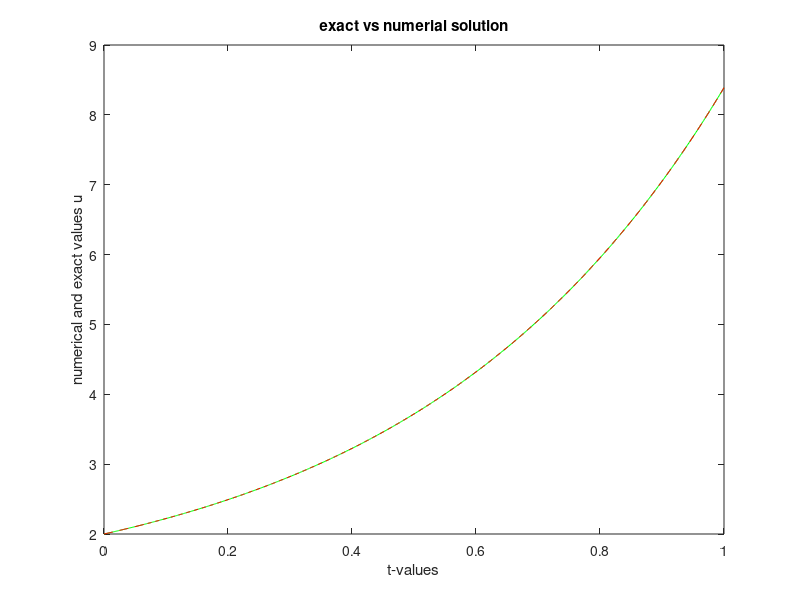

Reproduce this figure in MATLAB.
%%%%%%%%%%%%%%%%%%%%%%%%%%%%%%%%%%%%%%%%%%%%%%%%%%%%%%%%%%%%%%%%%%%%%%%%%%%
% Numerical Solution of a Nonlinear Initial Value Problem
% using the Two-Step Numerov Method
%
% Numerical Method:
%     Two-Step Numerov Multistep Method
%
% Problem Type:
%     Nonlinear Initial Value Problem (IVP)
%
% Language:
%     MATLAB
%
% Developed as part of the coursework for
% Numerical Methods for Ordinary Differential Equations
% M.Sc. Applied Mathematics
% South Asian University
%
% Author: Kshitij Bahukhandi
%%%%%%%%%%%%%%%%%%%%%%%%%%%%%%%%%%%%%%%%%%%%%%%%%%%%%%%%%%%%%%%%%%%%%%%%%%%
 
 clear all;
 N=10;
 for I=1:7
    H=1.0/N;
    H0=H*H/12;
    disp('num sol of non linear ivp using 2-step numerov method');
    disp(' ');
    fprintf('N=%4.2f,\n',N);
    disp(' ')
 %formation of nodal points
 for L=1:N+1
        T(L)=(L-1)*H;
 end
 %exact solition of rhs function
 for L=1:N+1
        EU(L)=1+exp(2*T(L));
        F(L)=2*exp(2*T(L))-1-exp(4*T(L));
 end
 %initial conditions
    U(1)=EU(1);
    U(2)=EU(2);
    NU(1)=EU(1);
    NU(2)=EU(2);
    tic
 %solution at advanced time point
 for L=2:N
        OLDU(3)=EU(L+1);
        U(3)=OLDU(3);
 for KK=1:600
            F2=F(L);F3=F(L+1);F1=F(L-1);
            F4=H0*(F1+F3+10*F2);
            U1=U(1);U2=U(2);U3=U(3);
            AA=H0*U3*U3-U3+2*U2-U1+H0*(U1*U1+10*U2*U2)+F4;
            DA=2*H0*U3-1;
            U(3)=U(3)-AA/DA;
            NU(L+1)=U(3);
            BIG=abs(U(3)-OLDU(3));
 if BIG<=10^(-12),break;end
 end
        U(1)=U(2);
        U(2)=U(3);
 end
    ERR=abs(NU(N+1)-EU(N+1));
 
%Print errors
    fprintf('N=%4.2f,ERU=%10.4e\n',N,ERR);
    disp(' ')
    N=2*N;
 end
 toc
 %plot the results
 figure(1);
 plot(T,NU,'-g',T,EU,'--r');
 xlabel('t-values');
 ylabel('numerical and exact values u');
 title('exact vs numerial solution')
